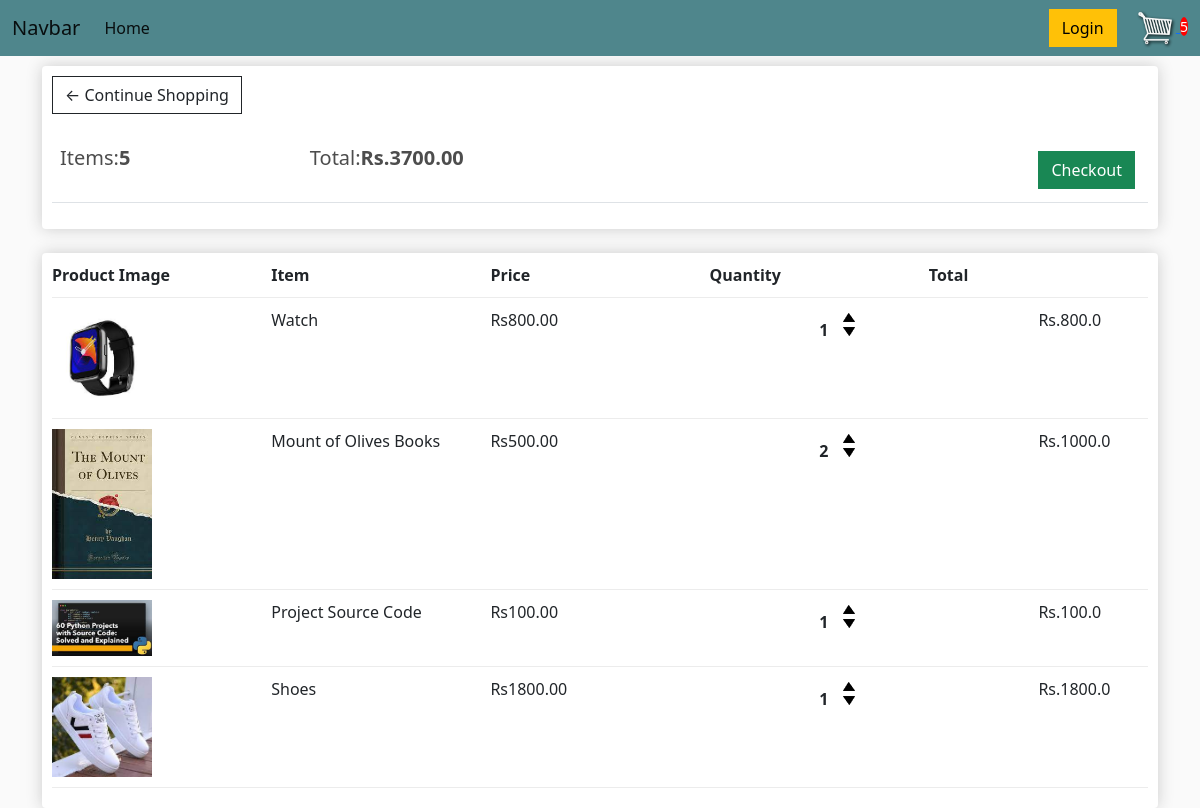
The app's page /cart/ (signed in) with its own data.
### store/models.py (models this page shows, shortened)
class Order(models.Model):
    customer = models.ForeignKey(Customer,on_delete=models.SET_NULL,null = True,blank=True)
    date_ordered = models.DateTimeField(auto_now_add = True)
    complete = models.BooleanField(default=False)
    transaction_id = models.CharField(max_length=100,null=True)
    @property
    def get_cart_total(self):
        orderitems = self.orderitem_set.all()
        total = sum([item.get_total for item in orderitems])
        return total
    @property
    def get_cart_items(self) :
        orderitems = self.orderitem_set.all()
        total = sum([item.quantity for item in orderitems])
        return total

class OrderItem(models.Model):
    product = models.ForeignKey(Product,on_delete = models.CASCADE)
    order = models.ForeignKey(Order,on_delete=models.SET_NULL,null=True)
    quantity = models.IntegerField(default=0,null=True,blank=True)
    date_added = models.DateTimeField(auto_now_add=True)
    @property
    def get_total(self):
        total = self.product.price*self.quantity
        return total

class Product(models.Model):
    name = models.CharField(max_length=100,null=True)
    price = models.FloatField()
    digital = models.BooleanField(default=False,null=True,blank=False)
    image = models.ImageField(null=True, blank=True)
    @property
    def imageURL(self):
        try:
            url = self.image.url
        except:
            url = ''
        return url

### store/views.py (the view)
# urls.py: path('cart/',views.cart,name = 'cart'),
def cart(request):
    if request.user.is_authenticated:
        customer = request.user.customer
        order, created = Order.objects.get_or_create(customer=customer,complete=False)
        items = order.orderitem_set.all()
        cartItems = order.get_cart_items
    else:
        items = []
        order = {'get_cart_total':0,'get_cart_items':0,'shipping':False}
        cartItems = order.get_cart_items
    context={'items':items, 'order':order,'cartItems':cartItems}
    return render(request,'stores/cart.html',context)

### store/templates/stores/cart.html
{% extends 'stores/main.html' %}
{% load static %}
{% block content%}
<div class="row">
    <div class="col-lg-12">
        <div class="box-element">
            <a class="btn btn-outline-dark" href="{% url 'store'%}">&#x2190; Continue Shopping</a>
            <br>
            <br>
            <table class="table">
                <tr>
                    <th><h5>Items:<strong>{{order.get_cart_items}}</strong></h5></th>
                    <th><h5>Total:<strong>Rs.{{order.get_cart_total|floatformat:2}}</strong></h5></th>
                    <th>
                        <a style="float:right; margin:5px;" class="btn btn-success"
                           href="{% url 'checkout'%}">Checkout</a>
                    </th>
                </tr>
            </table>
        </div>
        <br>
        <div class="box-element">
            <div class="cart-row">
                <div style="flex:2"><strong>Product Image</strong></div>
                <div style="flex:2"><strong>Item</strong></div>
                <div style="flex:2"><strong>Price</strong></div>
                <div style="flex:2"><strong>Quantity</strong></div>
                <div style="flex:2"><strong>Total</strong></div>
            </div>
            {% for item in items %}
            <div class="cart-row">
                <div style="flex:2">
                    <img class="row-image" src="{{item.product.imageURL}}">
                </div>
                <div style="flex:2">{{item.product.name}}</div>
                <div style="flex:3">Rs{{item.product.price|floatformat:2}}</div>
                <div style="flex:2">
                    <p class="quantity">{{item.quantity}}</p>
                    <div class="quantity">
                        <img data-product="{{item.product.id}}" data-action="add"
                             class="chg-quantity update-cart" src="{% static 'images/up.png'%}">
                        <img data-product="{{item.product.id}}" data-action="remove"
                             class="chg-quantity update-cart" src="{% static 'images/down.png'%}">
                    </div>
                </div>
                <div style="flex:1">Rs.{{item.get_total}}</div>
            </div>
            {% endfor %}
        </div>
    </div>
</div>
{% endblock %}

### store/templates/stores/main.html (shortened to what this page needs)
<!DOCTYPE html>
{% load static %}
<html lang="en">
<head>
    <link href="https://cdn.jsdelivr.net/npm/bootstrap@5.2.0-beta1/dist/css/bootstrap.min.css" rel="stylesheet"
>
    <link rel="stylesheet" type="text/css" href="{% static 'css/main.css' %}">
</head>
<body>
<nav class="navbar navbar-expand-lg bg-dark">
  <div class="container-fluid">
    <a class="navbar-brand" href="#">Navbar</a>
    <div class="collapse navbar-collapse" id="navbarSupportedContent">
      <ul class="navbar-nav me-auto mb-2 mb-lg-0">
        <li class="nav-item">
          <a class="nav-link active" aria-current="page" href="{% url 'store'%}">Home</a>
        </li>
      </ul>
      <div class="form-inline my-2 my-lg-0">
	     	<a href="#"class="btn btn-warning">Login</a>
	     	<a href="{% url 'cart' %}">
	    		<img  id="cart-icon" src="{% static 'images/cart1.png' %}">
            </a>
            <p id="cart-total">{{cartItems}}</p>
      </div>
    </div>
  </div>
</nav>
    <div class="container">
    {% block content %}
    {% endblock %}
    </div>
</body>
</html>

### static/css/main.css (style rules this page uses)
body { background-color: hsl(0, 0%, 98%); }
h1,h2,h3,h4,h5,h6 { color:hsl(0, 0%, 30%); }
.box-element { box-shadow:hsl(0, 0%, 80%) 0 0 16px; background-color: #fff; border-radius: 4px; padding: 10px; }
.bg-dark { background-color: #4f868c!important; }
#cart-icon { width:40px; display: inline-block; margin-left: 15px; }
#cart-total { display: inline; text-align: center; color:#fff; background-color: red; width: 20px; height: 25px; border-radius: 50%; font-size: 14px; }
.col-lg-4, .col-lg-6, .col-lg-8, .col-lg-12 { margin-top: 10px; }
.btn { border-radius: 0; }
.row-image { width: 100px; }
.cart-row { display: flex; align-items: flex-stretch; padding-bottom: 10px; margin-bottom: 10px; border-bottom: 1px solid #ececec; }
.quantity { display: inline-block; font-weight: 700; padding-right:10px; }
.chg-quantity { width: 12px; cursor: pointer; display: block; margin-top: 5px; transition:.1s; }

### records on screen
Order: get_cart_items "5", get_cart_total "3700.00"
OrderItem: product.imageURL (picture), product.name "Watch", product.price "800.00", quantity "1", get_total "800.0"
OrderItem: product.imageURL (picture), product.name "Mount of Olives Books", product.price "500.00", quantity "2", get_total "1000.0"
OrderItem: product.imageURL (picture), product.name "Project Source Code", product.price "100.00", quantity "1", get_total "100.0"
OrderItem: product.imageURL (picture), product.name "Shoes", product.price "1800.00", quantity "1", get_total "1800.0"

### other values on screen
{{ cartItems }} "5"
